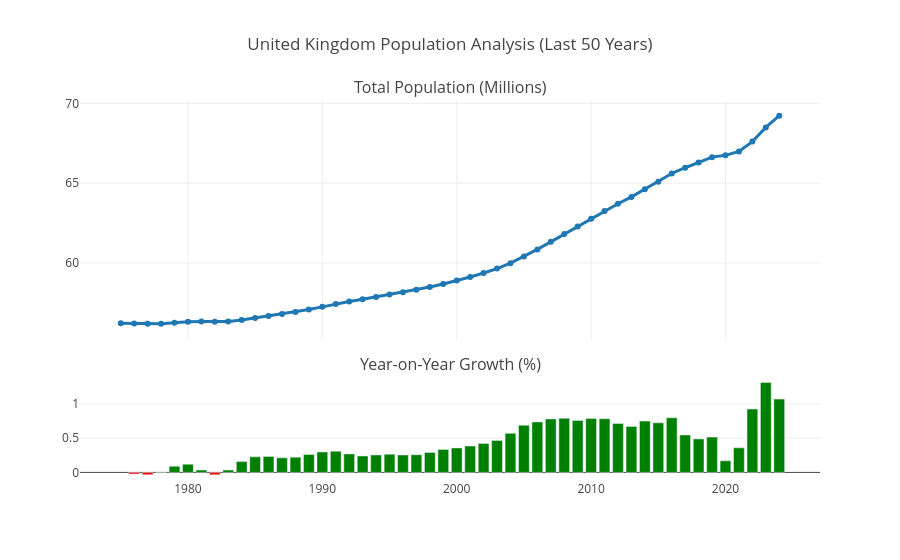

The notebook cell saved with this chart:
### Code cell
# Create subplots with 2 rows and 1 column
fig = make_subplots(
    rows=2, cols=1,
    shared_xaxes=True,
    vertical_spacing=0.1,  # Space between charts
    row_heights=[0.7, 0.3],  # 70% height for main chart, 30% for bar chart
    subplot_titles=("Total Population (Millions)", "Year-on-Year Growth (%)")
)

# Top Chart: Absolute Population (Line + Markers)
fig.add_trace(
    go.Scatter(
        x=uk_population["year"],
        y=uk_population["population_in_millions"],
        mode="lines+markers",
        name="Population",
        line=dict(width=3)
    ),
    row=1, col=1
)

# Bottom Chart: Percentage Change (Bar)
fig.add_trace(
    go.Bar(
        x=uk_population["year"],
        y=uk_population["population_change_percentage"],
        marker_color=uk_population["color"],  # Use the calculated red/green column
        name="Change %"
    ),
    row=2, col=1
)

# Update layout configuration
fig.update_layout(
    title_text="United Kingdom Population Analysis (Last 50 Years)",
    showlegend=False
)

fig.show()

### Figure 1 — Plotly figure (JSON) as saved in the notebook; plotly's stock layout.template omitted (floating-point values rounded to 4 significant figures)
{"data": [{"line": {"width": 3}, "mode": "lines+markers", "name": "Population", "type": "scatter", "x": [1975, 1976, 1977, 1978, 1979, 1980, 1981, 1982, 1983, 1984, 1985, 1986, 1987, 1988, 1989, 1990, 1991, 1992, 1993, 1994, 1995, 1996, 1997, 1998, 1999, 2000, 2001, 2002, 2003, 2004, 2005, 2006, 2007, 2008, 2009, 2010, 2011, 2012, 2013, 2014, 2015, 2016, 2017, 2018, 2019, 2020, 2021, 2022, 2023, 2024], "xaxis": "x", "y": [56.23, 56.21, 56.19, 56.2, 56.25, 56.31, 56.33, 56.31, 56.33, 56.42, 56.55, 56.68, 56.8, 56.93, 57.08, 57.25, 57.42, 57.58, 57.72, 57.87, 58.02, 58.17, 58.32, 58.49, 58.68, 58.89, 59.12, 59.37, 59.65, 59.99, 60.4, 60.85, 61.32, 61.81, 62.28, 62.77, 63.26, 63.71, 64.14, 64.62, 65.09, 65.61, 65.97, 66.29, 66.63, 66.74, 66.98, 67.6, 68.49, 69.23], "yaxis": "y"}, {"marker": {"color": ["red", "red", "red", "green", "green", "green", "green", "red", "green", "green", "green", "green", "green", "green", "green", "green", "green", "green", "green", "green", "green", "green", "green", "green", "green", "green", "green", "green", "green", "green", "green", "green", "green", "green", "green", "green", "green", "green", "green", "green", "green", "green", "green", "green", "green", "green", "green", "green", "green", "green"]}, "name": "Change %", "type": "bar", "x": [1975, 1976, 1977, 1978, 1979, 1980, 1981, 1982, 1983, 1984, 1985, 1986, 1987, 1988, 1989, 1990, 1991, 1992, 1993, 1994, 1995, 1996, 1997, 1998, 1999, 2000, 2001, 2002, 2003, 2004, 2005, 2006, 2007, 2008, 2009, 2010, 2011, 2012, 2013, 2014, 2015, 2016, 2017, 2018, 2019, 2020, 2021, 2022, 2023, 2024], "xaxis": "x2", "y": [NaN, -0.0246, -0.03287, 0.00536, 0.08977, 0.1196, 0.03483, -0.03584, 0.03411, 0.1584, 0.2272, 0.2319, 0.2129, 0.2223, 0.2607, 0.2994, 0.3097, 0.2708, 0.24, 0.2549, 0.2649, 0.255, 0.2579, 0.2918, 0.334, 0.3579, 0.3857, 0.4242, 0.4667, 0.5706, 0.689, 0.7378, 0.7817, 0.7901, 0.7593, 0.787, 0.7846, 0.7148, 0.6718, 0.7499, 0.7242, 0.7974, 0.5472, 0.4896, 0.5159, 0.1696, 0.3596, 0.9256, 1.314, 1.072], "yaxis": "y2"}], "layout": {"annotations": [{"font": {"size": 16}, "showarrow": false, "text": "Total Population (Millions)", "x": 0.5, "xanchor": "center", "xref": "paper", "y": 1, "yanchor": "bottom", "yref": "paper"}, {"font": {"size": 16}, "showarrow": false, "text": "Year-on-Year Growth (%)", "x": 0.5, "xanchor": "center", "xref": "paper", "y": 0.27, "yanchor": "bottom", "yref": "paper"}], "showlegend": false, "title": {"text": "United Kingdom Population Analysis (Last 50 Years)"}, "xaxis": {"anchor": "y", "domain": [0, 1], "matches": "x2", "showticklabels": false}, "xaxis2": {"anchor": "y2", "domain": [0, 1]}, "yaxis": {"anchor": "x", "domain": [0.37, 1]}, "yaxis2": {"anchor": "x2", "domain": [0, 0.27]}}}
